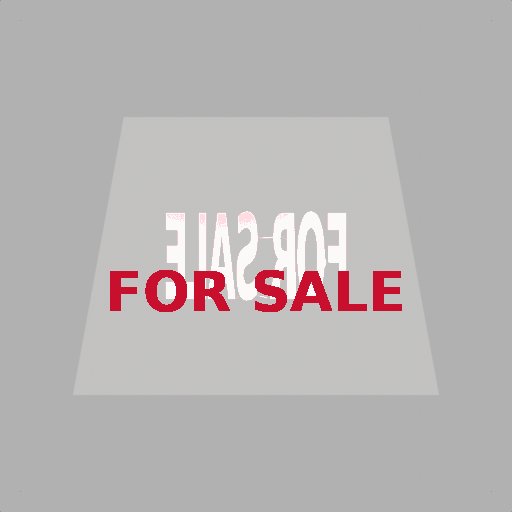
#> input picture tools/art/fixtures/preview_regression/sign-2b7b6e40/garage-land-for-sale-sign-front.png, 512 x 512 px, found by its file name
$ python assert_sign_front_ltr.py
#> lines starting #> are read from the running program, lines starting #| are printed output that depends on the picture; after the words box and inside, x2 and y2 are one past the last pixel; in counts of white or black regions, pixels touching at a corner belong together
### tools/art/packet34_preview_gates.py
#!/usr/bin/env python3
"""Hatch packet34 hard gates (PR #90 rework)."""
from __future__ import annotations

import json
import math
from pathlib import Path

MIN_ICON_SAT = 0.25
MIN_ICON_GLYPH_COVERAGE = 0.50
MAX_ICON_GLYPH_COVERAGE = 0.85
MIN_PANEL_COVERAGE = 0.60
MAX_PANEL_COVERAGE = 0.88
NEAR_DUP_SAT_THRESHOLD = 0.92  # mean sat correlation proxy via histogram
MID_GREY_RGB = (128, 128, 133)

ICON_IDS = (
    "icon-cash-era0",
    "icon-date-era0",
    "icon-era-bar",
    "icon-build-panel",
    "icon-hire-panel",
    "icon-train-panel",
    "icon-gpu-hire",
    "icon-week-advance",
)
PANEL_IDS = ("panel-build-bg", "panel-hire-bg", "panel-train-bg", "hud-topbar-beige")
ALL_HUD_SPRITE_IDS = ICON_IDS + PANEL_IDS


# [4 lines left out: function _load_rgba, not called in this run]


def _sign_preview_text_red(r: int, g: int, b: int) -> bool:
    """Dark red FOR SALE glyphs on studio previews (EEVEE lifts G channel slightly)."""
    return r > 105 and g < 148 and b < 148 and r > g + 8 and r > b + 10


# [862 lines left out: functions _sign_mask_pixel_subject, _pixel_sat, object_mask_sat_and_extent, check_icon_ortho, check_icon_sat_coverage, _color_hist_signature and 19 more, not called in this run]


def _studio_backdrop_inset_px(w: int, h: int, *, edge_frac: float = 0.03) -> int:
    return max(3, int(round(min(w, h) * edge_frac)))


# [63 lines left out: functions check_backdrop_mid_grey, check_sign_mask_studio_backdrop, not called in this run]


def check_sign_front_ocr_words(rgb_path: Path) -> list[str]:
    """Front preview OCR must read LAND, FOR, and SALE."""
    if not rgb_path.is_file():
        return ["sign_front_ocr_missing"]
    try:
        import pytesseract  # type: ignore
        from PIL import Image, ImageEnhance, ImageOps
    except ImportError:
        return ["sign_front_ocr_pytesseract_missing"]
    rgb = Image.open(rgb_path).convert("RGB")
#> rgb is the input picture: PIL image 512x512 RGB; mean R, G, B 184.5, 180.1, 180.5
    w, h = rgb.size
#> w = 512; h = 512
    px = rgb.load()

    def _is_red(r: int, g: int, b: int) -> bool:
        return _sign_preview_text_red(r, g, b)

    bin_im = Image.new("L", (w, h), 255)
#> bin_im: PIL image 512x512 L; every value is 255
    bin_px = bin_im.load()
    xs, ys = [], []
    for y in range(h):
        for x in range(w):
            r, g, b = px[x, y]
            if _is_red(r, g, b):
                bin_px[x, y] = 0
                xs.append(x)
                ys.append(y)
#> after the loop, xs = 5789 values, max 401 at index 4749, min 110 at index 30, mean 253.2; ys = 5789 values from 270 to 311
    if len(xs) < 40:
        return ["sign_front_ocr_red_bbox_empty"]
    crop = bin_im.crop((min(xs) - 6, min(ys) - 6, max(xs) + 6, max(ys) + 6))
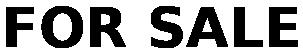
#> crop: PIL image 303x53 L; 64% white; 7 black regions, largest, box (x1, y1, x2, y2) and area: (41, 6, 83, 48) 1030, (90, 7, 126, 47) 980, (186, 7, 228, 47) 898
    crop = crop.resize((max(64, crop.width * 3), max(64, crop.height * 3)), Image.Resampling.NEAREST)
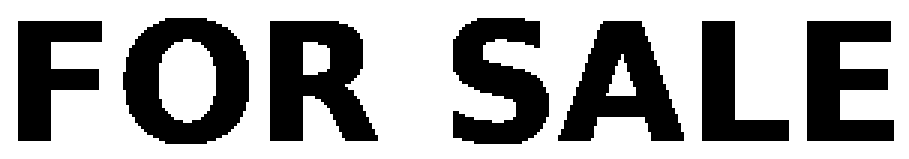
#> crop: PIL image 909x159 L; 64% white; 7 black regions, largest, box (x1, y1, x2, y2) and area: (123, 18, 249, 144) 9270, (270, 21, 378, 141) 8820, (558, 21, 684, 141) 8082
    crop = ImageOps.invert(crop)
#> (the run stopped early here; a loop or call above may not have finished)
